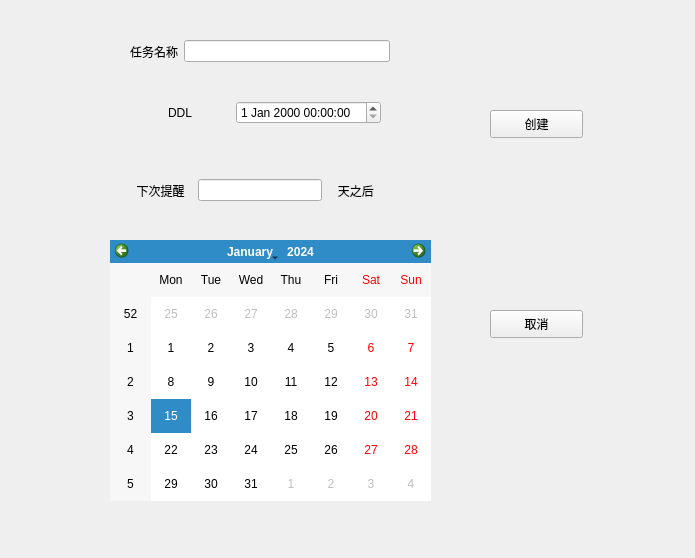
<?xml version="1.0" encoding="UTF-8"?>
<ui version="4.0">
 <class>newTask</class>
 <widget class="QWidget" name="newTask">
  <property name="geometry">
   <rect>
    <x>0</x>
    <y>0</y>
    <width>695</width>
    <height>558</height>
   </rect>
  </property>
  <property name="windowTitle">
   <string>Form</string>
  </property>
  <widget class="QCalendarWidget" name="calendarWidget">
   <property name="geometry">
    <rect>
     <x>110</x>
     <y>240</y>
     <width>321</width>
     <height>261</height>
    </rect>
   </property>
  </widget>
  <widget class="QWidget" name="widget" native="true">
   <property name="geometry">
    <rect>
     <x>130</x>
     <y>30</y>
     <width>260</width>
     <height>43</height>
    </rect>
   </property>
   <layout class="QHBoxLayout" name="horizontalLayout">
    <item>
     <widget class="QLabel" name="taskName">
      <property name="text">
       <string>任务名称</string>
      </property>
     </widget>
    </item>
    <item>
     <widget class="QLineEdit" name="lineEdit"/>
    </item>
   </layout>
  </widget>
  <widget class="QWidget" name="widget_3" native="true">
   <property name="geometry">
    <rect>
     <x>130</x>
     <y>80</y>
     <width>251</width>
     <height>65</height>
    </rect>
   </property>
   <layout class="QHBoxLayout" name="horizontalLayout_2">
    <item>
     <widget class="QLabel" name="ddl">
      <property name="layoutDirection">
       <enum>Qt::LeftToRight</enum>
      </property>
      <property name="autoFillBackground">
       <bool>false</bool>
      </property>
      <property name="frameShape">
       <enum>QFrame::NoFrame</enum>
      </property>
      <property name="text">
       <string>DDL</string>
      </property>
      <property name="alignment">
       <set>Qt::AlignCenter</set>
      </property>
     </widget>
    </item>
    <item>
     <widget class="QDateTimeEdit" name="dateTimeEdit"/>
    </item>
   </layout>
  </widget>
  <widget class="QPushButton" name="taskCreate">
   <property name="geometry">
    <rect>
     <x>490</x>
     <y>110</y>
     <width>93</width>
     <height>28</height>
    </rect>
   </property>
   <property name="text">
    <string>创建</string>
   </property>
  </widget>
  <widget class="QPushButton" name="taskCancel">
   <property name="geometry">
    <rect>
     <x>490</x>
     <y>310</y>
     <width>93</width>
     <height>28</height>
    </rect>
   </property>
   <property name="text">
    <string>取消</string>
   </property>
  </widget>
  <widget class="QWidget" name="widget_2" native="true">
   <property name="geometry">
    <rect>
     <x>130</x>
     <y>160</y>
     <width>251</width>
     <height>61</height>
    </rect>
   </property>
   <layout class="QHBoxLayout" name="horizontalLayout_4">
    <item>
     <widget class="QLabel" name="label_2">
      <property name="text">
       <string>  下次提醒  </string>
      </property>
     </widget>
    </item>
    <item>
     <widget class="QLineEdit" name="delayDays"/>
    </item>
    <item>
     <widget class="QLabel" name="label">
      <property name="text">
       <string>   天之后  </string>
      </property>
     </widget>
    </item>
   </layout>
  </widget>
 </widget>
 <tabstops>
  <tabstop>delayDays</tabstop>
  <tabstop>taskCancel</tabstop>
  <tabstop>lineEdit</tabstop>
  <tabstop>dateTimeEdit</tabstop>
  <tabstop>calendarWidget</tabstop>
  <tabstop>taskCreate</tabstop>
 </tabstops>
 <resources/>
 <connections/>
</ui>
